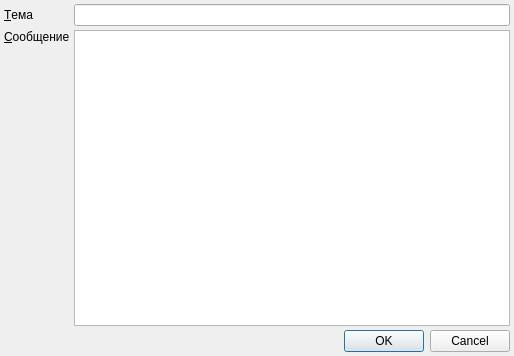
<ui version="4.0" >
 <class>InformerMessageEditorDialog</class>
 <widget class="QDialog" name="InformerMessageEditorDialog" >
  <property name="geometry" >
   <rect>
    <x>0</x>
    <y>0</y>
    <width>514</width>
    <height>356</height>
   </rect>
  </property>
  <property name="windowTitle" >
   <string>ChangeMe!</string>
  </property>
  <property name="sizeGripEnabled" >
   <bool>false</bool>
  </property>
  <layout class="QGridLayout" name="gridLayout" >
   <property name="margin" >
    <number>4</number>
   </property>
   <property name="spacing" >
    <number>4</number>
   </property>
   <item row="0" column="0" >
    <widget class="QLabel" name="lblSubject" >
     <property name="text" >
      <string>&amp;Тема</string>
     </property>
     <property name="buddy" >
      <cstring>edtSubject</cstring>
     </property>
    </widget>
   </item>
   <item row="0" column="1" >
    <widget class="QLineEdit" name="edtSubject" />
   </item>
   <item row="1" column="0" >
    <widget class="QLabel" name="lblText" >
     <property name="text" >
      <string>&amp;Сообщение</string>
     </property>
     <property name="alignment" >
      <set>Qt::AlignLeading|Qt::AlignLeft|Qt::AlignTop</set>
     </property>
     <property name="buddy" >
      <cstring>edtText</cstring>
     </property>
    </widget>
   </item>
   <item row="1" column="1" >
    <widget class="QTextEdit" name="edtText" />
   </item>
   <item row="2" column="0" colspan="2" >
    <widget class="QDialogButtonBox" name="buttonBox" >
     <property name="orientation" >
      <enum>Qt::Horizontal</enum>
     </property>
     <property name="standardButtons" >
      <set>QDialogButtonBox::Cancel|QDialogButtonBox::Ok</set>
     </property>
    </widget>
   </item>
  </layout>
 </widget>
 <tabstops>
  <tabstop>edtSubject</tabstop>
  <tabstop>edtText</tabstop>
  <tabstop>buttonBox</tabstop>
 </tabstops>
 <resources/>
 <connections>
  <connection>
   <sender>buttonBox</sender>
   <signal>accepted()</signal>
   <receiver>InformerMessageEditorDialog</receiver>
   <slot>accept()</slot>
   <hints>
    <hint type="sourcelabel" >
     <x>194</x>
     <y>309</y>
    </hint>
    <hint type="destinationlabel" >
     <x>156</x>
     <y>318</y>
    </hint>
   </hints>
  </connection>
  <connection>
   <sender>buttonBox</sender>
   <signal>rejected()</signal>
   <receiver>InformerMessageEditorDialog</receiver>
   <slot>reject()</slot>
   <hints>
    <hint type="sourcelabel" >
     <x>248</x>
     <y>309</y>
    </hint>
    <hint type="destinationlabel" >
     <x>311</x>
     <y>318</y>
    </hint>
   </hints>
  </connection>
 </connections>
</ui>
